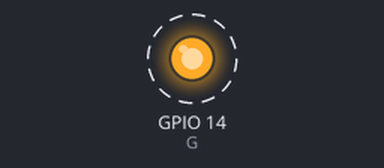
Simulated run of this program. Board: Raspberry Pi (BCM pin numbers). Parts: output pins drawn as LEDs (lit = HIGH). Dashed ring = blinking.

Above: at 0.2 s.
Timing chart, 0 to 3.0 s (numbered marks = the images above):
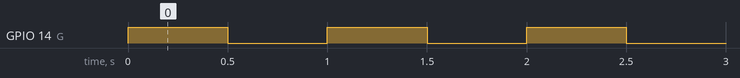

Measured:
- by itself, GPIO 14 (G): alternates HIGH for 0.50 s and LOW for 0.50 s

The program:

led.py
```python
#!/usr/bin/python
# use bcm gpio

import RPi.GPIO as GPIO
import time

G = 14		# connect bcm 14
Y = 15		# connect bcm 15
R = 18		# connect bcm 18

GPIO.setmode(GPIO.BCM)
GPIO.setwarnings(False)
GPIO.setup(G, GPIO.OUT)
#GPIO.setup(Y, GPIO.OUT)
#GPIO.setup(R, GPIO.OUT)

try:
	while True:
		t = 0.5
		GPIO.output(G, GPIO.HIGH)
		time.sleep(t)
		GPIO.output(G, GPIO.LOW)
		time.sleep(t)
	'''
	time.sleep(t)
	GPIO.output(R, GPIO.HIGH)
	time.sleep(t)
	'''

except KeyboardInterrupt:
	print 'Good by'

GPIO.cleanup()
```
